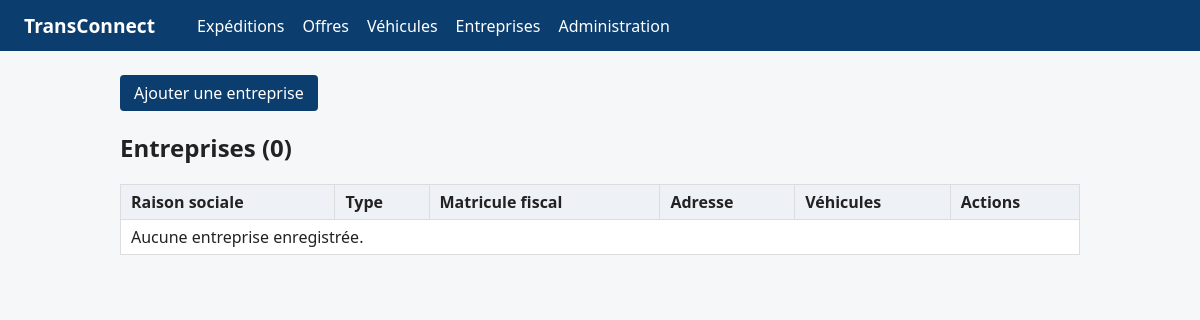
/entreprises/, run on an earlier commit of the app's database.
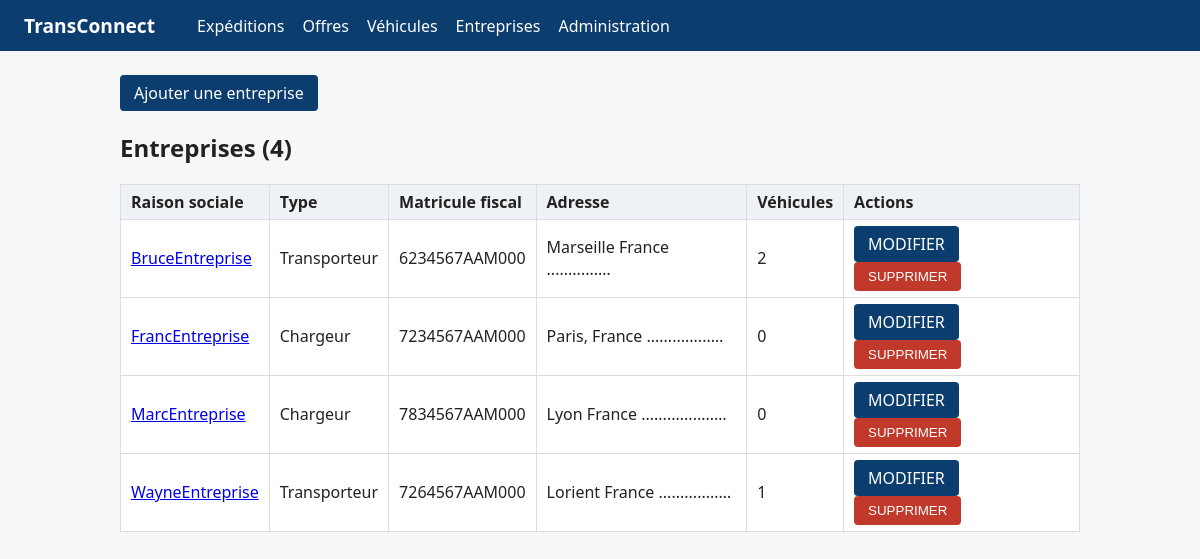
And on a later commit of the database.
### EntreprisesApp/models.py (models this page shows, shortened)
class Entreprise(models.Model):
    TYPE_CHOICES = [
        ('chargeur', 'Chargeur'),
        ('transporteur', 'Transporteur'),
    ]
    raison_sociale = models.CharField(max_length=150)
    matricule_fiscal = models.CharField(
        max_length=17,
        unique=True,
        validators=[
            RegexValidator(
                regex=MATRICULE_REGEX,
                message="Matricule fiscal invalide (ex. 1234567AAM000 ou 1234567/A/A/M/000).",
            )
        ],
    )
    type_entreprise = models.CharField(max_length=20, choices=TYPE_CHOICES)
    adresse = models.TextField(validators=[MinLengthValidator(20)])
    utilisateur = models.OneToOneField(
        settings.AUTH_USER_MODEL,
        on_delete=models.CASCADE,
        related_name='entreprise',
    )
    created_at = models.DateTimeField(auto_now_add=True)
    updated_at = models.DateTimeField(auto_now=True)

### EntreprisesApp/views.py (the view)
# urls.py: path('', views.liste_entreprises, name='liste'),
def liste_entreprises(request):
    entreprises = (
        Entreprise.objects
        .select_related('utilisateur')
        .annotate(nb_vehicules=Count('vehicules', distinct=True))
        .order_by('raison_sociale')
    )
    return render(request, 'entreprises/liste.html', {'entreprises': entreprises})

### EntreprisesApp/templates/entreprises/liste.html (shortened to what this page needs)
{% extends 'base.html' %}
{% block content %}
<p><a class="button" href="{% url 'entreprises:ajouter' %}">Ajouter une entreprise</a></p>
<h2>Entreprises ({{ entreprises|length }})</h2>
<table>
<thead>
<tr><th>Raison sociale</th><th>Type</th><th>Matricule fiscal</th><th>Adresse</th><th>Véhicules</th><th>Actions</th></tr>
</thead>
<tbody>
{% for entreprise in entreprises %}
<tr>
    <td><a href="{% url 'entreprises:detail' entreprise.pk %}">{{ entreprise.raison_sociale }}</a></td>
    <td>{{ entreprise.get_type_entreprise_display|capfirst }}</td>
    <td>{{ entreprise.matricule_fiscal|upper }}</td>
    <td>{{ entreprise.adresse|truncatechars:30 }}</td>
    <td>{{ entreprise.nb_vehicules }}</td>
    <td>
        <a class="button" href="{% url 'entreprises:modifier' entreprise.pk %}">MODIFIER</a>
        <form class="inline-form" method="post" action="{% url 'entreprises:supprimer' entreprise.pk %}"
              onsubmit="return confirm('Supprimer cette entreprise ?');">
            <button class="danger" type="submit">SUPPRIMER</button>
        </form>
    </td>
</tr>
{% empty %}
<tr><td colspan="6">Aucune entreprise enregistrée.</td></tr>
{% endfor %}
</tbody>
</table>
{% endblock %}

What changed in the data, as far as the page shows it:
added Entreprise: raison_sociale "BruceEntreprise", type_entreprise "Transporteur", matricule_fiscal "6234567AAM000", adresse "Marseille France ............…", nb_vehicules "2"
added Entreprise: raison_sociale "FrancEntreprise", type_entreprise "Chargeur", matricule_fiscal "7234567AAM000", adresse "Paris, France ...............…", nb_vehicules "0"
added Entreprise: raison_sociale "MarcEntreprise", type_entreprise "Chargeur", matricule_fiscal "7834567AAM000", adresse "Lyon France .................…", nb_vehicules "0"
added Entreprise: raison_sociale "WayneEntreprise", type_entreprise "Transporteur", matricule_fiscal "7264567AAM000", adresse "Lorient France ..............…", nb_vehicules "1"
Also different on the page:
{{ entreprises|length }}: "0" → "4"
text no longer shown: "Aucune entreprise enregistrée."
